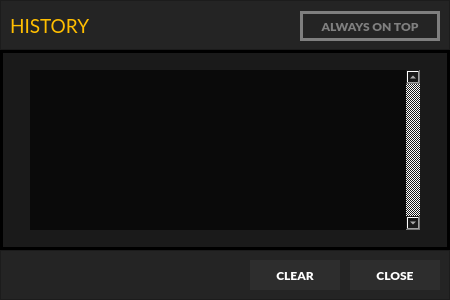
<?xml version="1.0" encoding="UTF-8"?>
<ui version="4.0">
 <class>Dialog</class>
 <widget class="QDialog" name="Dialog">
  <property name="geometry">
   <rect>
    <x>0</x>
    <y>0</y>
    <width>450</width>
    <height>300</height>
   </rect>
  </property>
  <property name="minimumSize">
   <size>
    <width>450</width>
    <height>300</height>
   </size>
  </property>
  <property name="maximumSize">
   <size>
    <width>450</width>
    <height>300</height>
   </size>
  </property>
  <property name="windowTitle">
   <string>Dialog</string>
  </property>
  <property name="styleSheet">
   <string notr="true">background-color: #1a1a1a;
color: #ffffff</string>
  </property>
  <widget class="QFrame" name="title_bar">
   <property name="geometry">
    <rect>
     <x>0</x>
     <y>0</y>
     <width>450</width>
     <height>50</height>
    </rect>
   </property>
   <property name="font">
    <font>
     <family>Lato Light</family>
    </font>
   </property>
   <property name="styleSheet">
    <string notr="true">background:#242424</string>
   </property>
   <property name="frameShape">
    <enum>QFrame::StyledPanel</enum>
   </property>
   <property name="frameShadow">
    <enum>QFrame::Raised</enum>
   </property>
   <widget class="QLabel" name="label">
    <property name="geometry">
     <rect>
      <x>10</x>
      <y>10</y>
      <width>161</width>
      <height>31</height>
     </rect>
    </property>
    <property name="font">
     <font>
      <family>Lato</family>
      <pointsize>14</pointsize>
     </font>
    </property>
    <property name="styleSheet">
     <string notr="true">color: #ffbe00</string>
    </property>
    <property name="text">
     <string>HISTORY</string>
    </property>
   </widget>
   <widget class="QPushButton" name="aotButton">
    <property name="geometry">
     <rect>
      <x>300</x>
      <y>11</y>
      <width>140</width>
      <height>30</height>
     </rect>
    </property>
    <property name="font">
     <font>
      <family>Lato Black</family>
      <weight>75</weight>
      <bold>true</bold>
     </font>
    </property>
    <property name="styleSheet">
     <string notr="true">QPushButton{
	color:#7f7f7f;
	background:transparent;
	border:3px solid #7f7f7f;
}
QPushButton:checked{
	color: #242424;
	background: #ffffff;
	border: none;
}</string>
    </property>
    <property name="text">
     <string>ALWAYS ON TOP</string>
    </property>
    <property name="checkable">
     <bool>true</bool>
    </property>
   </widget>
  </widget>
  <widget class="QFrame" name="frame_3">
   <property name="geometry">
    <rect>
     <x>0</x>
     <y>50</y>
     <width>450</width>
     <height>200</height>
    </rect>
   </property>
   <property name="styleSheet">
    <string notr="true">QFrame{
	background:transparent;
	border: 3px solid #000000
}</string>
   </property>
   <property name="frameShape">
    <enum>QFrame::StyledPanel</enum>
   </property>
   <property name="frameShadow">
    <enum>QFrame::Raised</enum>
   </property>
   <widget class="QListWidget" name="history_list">
    <property name="geometry">
     <rect>
      <x>30</x>
      <y>20</y>
      <width>390</width>
      <height>160</height>
     </rect>
    </property>
    <property name="font">
     <font>
      <family>Lato</family>
     </font>
    </property>
    <property name="styleSheet">
     <string notr="true">QListView{
	background: #0a0a0a;
	border:none;
}</string>
    </property>
    <property name="verticalScrollBarPolicy">
     <enum>Qt::ScrollBarAlwaysOn</enum>
    </property>
   </widget>
  </widget>
  <widget class="QFrame" name="frame_2">
   <property name="geometry">
    <rect>
     <x>0</x>
     <y>250</y>
     <width>450</width>
     <height>50</height>
    </rect>
   </property>
   <property name="styleSheet">
    <string notr="true">background:#242424</string>
   </property>
   <property name="frameShape">
    <enum>QFrame::StyledPanel</enum>
   </property>
   <property name="frameShadow">
    <enum>QFrame::Raised</enum>
   </property>
   <widget class="QPushButton" name="closeButton">
    <property name="geometry">
     <rect>
      <x>350</x>
      <y>10</y>
      <width>90</width>
      <height>30</height>
     </rect>
    </property>
    <property name="font">
     <font>
      <family>Lato Black</family>
      <weight>75</weight>
      <bold>true</bold>
     </font>
    </property>
    <property name="styleSheet">
     <string notr="true">background:#2d2d2d;
border:none;</string>
    </property>
    <property name="text">
     <string>CLOSE</string>
    </property>
   </widget>
   <widget class="QPushButton" name="clearButton">
    <property name="geometry">
     <rect>
      <x>250</x>
      <y>10</y>
      <width>90</width>
      <height>30</height>
     </rect>
    </property>
    <property name="font">
     <font>
      <family>Lato Black</family>
      <weight>75</weight>
      <bold>true</bold>
     </font>
    </property>
    <property name="styleSheet">
     <string notr="true">background:#2d2d2d;
border:none;</string>
    </property>
    <property name="text">
     <string>CLEAR</string>
    </property>
   </widget>
  </widget>
 </widget>
 <resources/>
 <connections/>
</ui>
